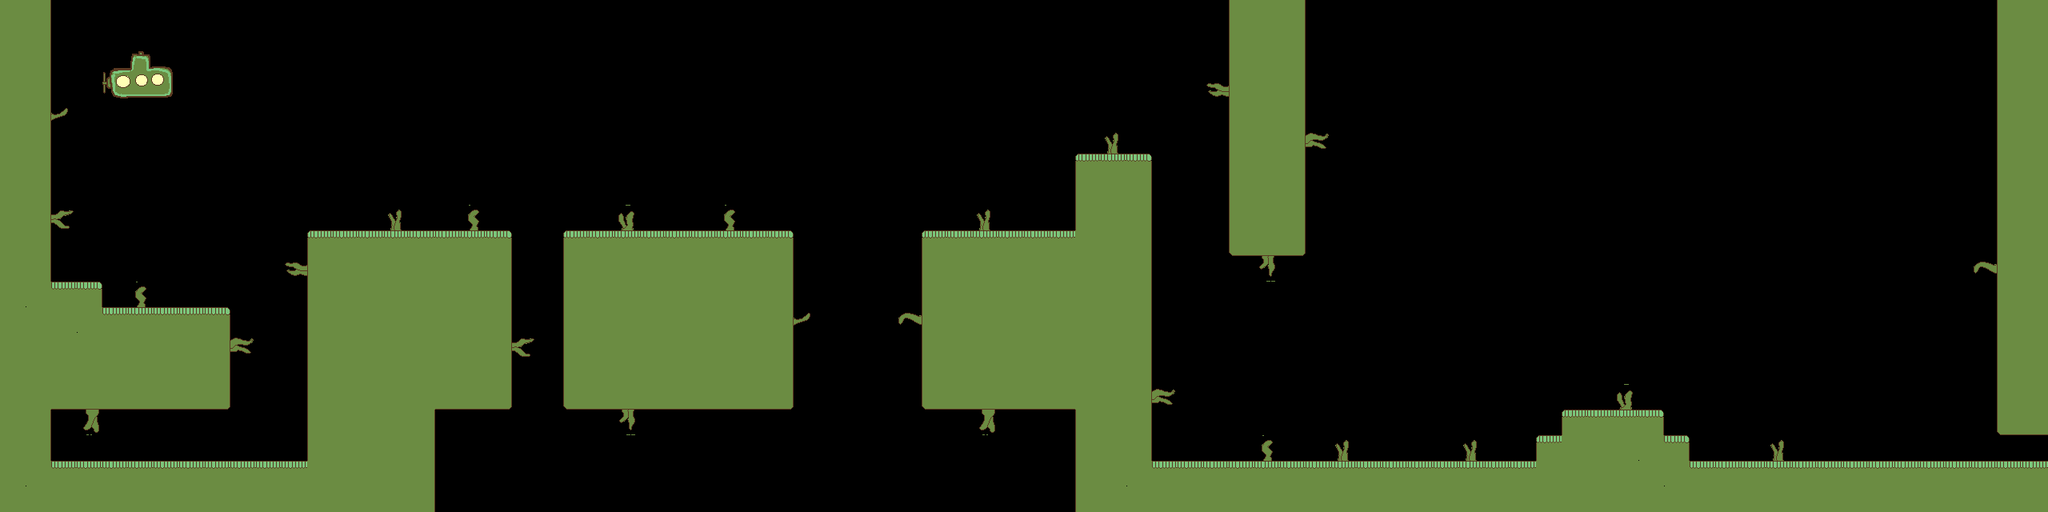

A level layout from a 2D game, rendered from its tile map. Below: a short description, then the map file with tile-grid data replaced by summaries:
An orthogonal 80x20 tile map with 32x32 px tiles, 3 tile layers (parallax, col, detail) and 5 objects.

<map version="1.0" orientation="orthogonal" renderorder="right-down" width="80" height="20" tilewidth="32" tileheight="32" nextobjectid="8">
 <tileset firstgid="1" name="tiles" tilewidth="32" tileheight="32" tilecount="72" columns="6">
  <image source="tiles.png" width="192" height="384" />
  <terraintypes>
   <terrain name="Main" tile="7" />
  </terraintypes>
  <tile id="0" terrain=",,,0" />
  <tile id="1" terrain=",,0,0" />
  <tile id="2" terrain=",,0," />
  <tile id="4" terrain="0,0,0," />
  <tile id="5" terrain="0,0,,0" />
  <tile id="6" terrain=",0,,0" />
  <tile id="7" terrain="0,0,0,0" />
  <tile id="8" terrain="0,,0," />
  <tile id="10" terrain="0,,0,0" />
  <tile id="11" terrain=",0,0,0" />
  <tile id="12" terrain=",0,," />
  <tile id="13" terrain="0,0,," />
  <tile id="14" terrain="0,,," />
 </tileset>
 <layer name="parallax" width="80" height="20">
  <data>[1600 cells, 6 non-empty, 6 distinct tile ids]</data>
 </layer>
 <layer name="col" width="80" height="20">
  <properties>
   <property name="collidable" type="bool" value="true" />
  </properties>
  <data>[1600 cells, 457 non-empty, 13 distinct tile ids]</data>
 </layer>
 <layer name="detail" width="80" height="20">
  <data>[1600 cells, 45 non-empty, 25 distinct tile ids]</data>
 </layer>
 <objectgroup name="spawn">
  <object id="2" gid="4" x="96" y="352" width="32" height="32" />
  <object id="4" gid="10" x="2528" y="576" width="32" height="32" />
  <object id="5" gid="16" x="480" y="192" width="32" height="32" />
  <object id="6" gid="16" x="480" y="256" width="32" height="32" />
  <object id="7" gid="16" x="416" y="160" width="32" height="32" />
 </objectgroup>
</map>